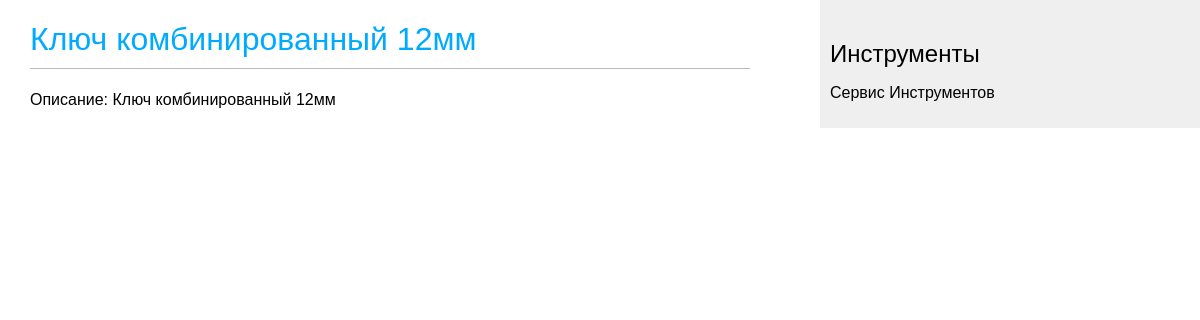
Page /store/3/ on the committed database.
### store/models.py (models this page shows, shortened)
class Tool(models.Model):
    tags = TaggableManager()
    class Provider(models.TextChoices):
        TH_TOOLS = 'TH', 'th-tool.by'
        TT_TOOLS = 'TT', 'www.store.by'
        ARMTEK = 'AR', 'etp.armtek.by'
        HOREX = 'HR', 'gammatest.by'
        FORCE = 'FR', 'Force-Yato'
        STAB = 'ST', 'kubala.by'
    code = models.CharField(max_length=100)
    slug = models.SlugField(max_length=255, unique=True)
    brand = models.CharField(max_length=30, blank=True)
    name = models.CharField(max_length=255)
    description = models.TextField(blank=True, max_length=600)
    note = models.TextField(blank=True, max_length=600)
    created = models.DateTimeField(auto_now_add=True)
    updated = models.DateTimeField(auto_now=True)
    provider = models.CharField(max_length=2, choices=Provider.choices)
    class Meta:
        ordering = ['created']

### store/views.py (the view)
# urls.py: path('<int:id>/', views.tool_detail, name='tool_detail'),
def tool_detail(request, id):
    tool = get_object_or_404(Tool,
                             id=id)
    return render(request,
                  'store/tool/detail.html',
                  {'tool': tool})

### store/templates/store/tool/detail.html (shortened to what this page needs)
{% extends "store/base.html" %}
{% block content %}
    <h1>{{ tool.name }}</h1>
{{ tool.description|linebreaks }}
{% endblock %}

### store/static/css/store.css (style rules this page uses)
body { margin:0; padding:0; font-family:helvetica, sans-serif; }
h1 { font-weight:normal; border-bottom:1px solid #bbb; padding:0 0 10px 0; color:#00abff; }

### rows in the picture
Tool: name "Ключ комбинированный 12мм", description "Описание: Ключ комбинированный 12мм"
